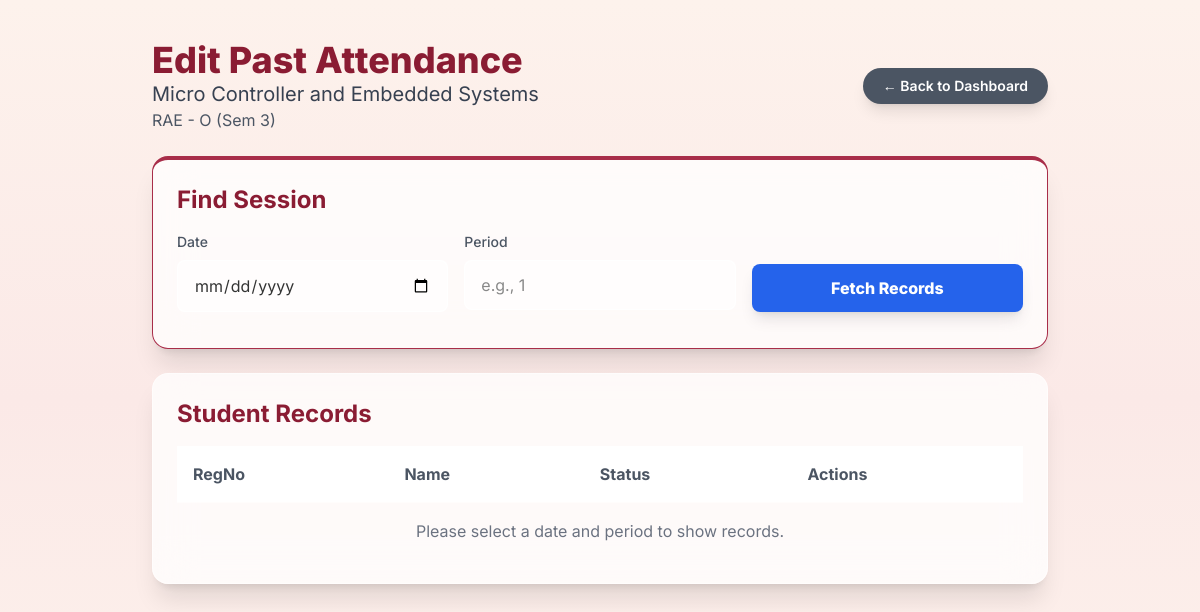
The app's page /edit_attendance/1 (signed in) with its own data.
### app.py (models this page shows)
class Class(db.Model):
    id = db.Column(db.Integer, primary_key=True)
    branch = db.Column(db.String(80), nullable=False)
    section = db.Column(db.String(10), nullable=False)
    sem = db.Column(db.Integer, nullable=False)
    strength = db.Column(db.Integer, nullable=False)
    subject_code = db.Column(db.String(20), nullable=False)
    subject_title = db.Column(db.String(120), nullable=False)
    teacher_id = db.Column(db.Integer, db.ForeignKey('teacher.id'), nullable=False)
    students = db.relationship('Student', backref='class_obj', lazy=True, cascade="all, delete-orphan")
    reports = db.relationship('AttendanceReport', backref='class_obj', lazy=True, cascade="all, delete-orphan")

### app.py (the view)
@app.route('/edit_attendance/<int:class_id>')
@login_required
def edit_attendance(class_id):
    if session.get('user_role') != 'teacher':
        return redirect(url_for('index'))
    selected_class = db.get_or_404(Class, class_id)
    if selected_class.teacher_id != current_user.id:
        flash('You do not have permission to view this class.', 'error')
        return redirect(url_for('class_selection'))
    return render_template('edit_attendance.html', selected_class=selected_class)

### app.py (called while the page is built)
@login_manager.user_loader
def load_user(user_id):
    role = session.get('user_role')
    if role == 'teacher': return db.session.get(Teacher, int(user_id))
    elif role == 'student': return db.session.get(Student, int(user_id))
    elif role == 'advisor': return db.session.get(ClassAdvisor, int(user_id))
    return None

### templates/edit_attendance.html (shortened to what this page needs)
<!DOCTYPE html>
<html lang="en">
<head>
    <script src="https://cdn.tailwindcss.com"></script>
</head>
<body class="p-4 md:p-10 text-gray-800">
    <div class="app-container max-w-4xl mx-auto">
        <header class="flex justify-between items-center mb-6">
            <div>
                <h1 class="text-4xl font-extrabold text-[#8A1C33]">Edit Past Attendance</h1>
                <p class="text-xl text-gray-700">{{ selected_class.subject_title }}</p>
                <p class="text-gray-600">{{ selected_class.branch }} - {{ selected_class.section }} (Sem {{ selected_class.sem }})</p>
            </div>
            <a href="{{ url_for('home', class_id=selected_class.id) }}" class="btn-animate bg-gray-600 text-white text-sm font-semibold px-5 py-2 rounded-full shadow-lg hover:bg-gray-700">
                ← Back to Dashboard
            </a>
        </header>
        <div class="glass-card p-6 rounded-2xl shadow-xl mb-6 border-t-4 border-[#A82D49]">
            <h2 class="text-2xl font-bold text-[#8A1C33] mb-4">Find Session</h2>
            <div class="grid grid-cols-1 md:grid-cols-3 gap-4">
                <div>
                    <label for="report-date" class="block text-sm font-medium text-gray-600 mb-2">Date</label>
                    <input type="date" id="report-date" class="w-full px-4 py-3 form-input rounded-lg">
                </div>
                <div>
                    <label for="report-period" class="block text-sm font-medium text-gray-600 mb-2">Period</label>
                    <input type="text" id="report-period" placeholder="e.g., 1" class="w-full px-4 py-3 form-input rounded-lg">
                </div>
                <div class="md:self-end">
                    <button id="fetch-records-btn" class="w-full py-3 bg-blue-600 hover:bg-blue-700 text-white font-extrabold rounded-lg shadow-lg btn-animate">
                        Fetch Records
                    </button>
                </div>
            </div>
        </div>
        <div class="glass-card p-6 rounded-2xl shadow-xl">
            <h2 class="text-2xl font-bold text-[#8A1C33] mb-4">Student Records</h2>
            <div class="overflow-x-auto max-h-[600px] overflow-y-auto table-sticky">
                <table class="w-full text-left">
                    <thead>
                        <tr class="text-gray-600 border-b border-white/50">
                            <th class="p-4">RegNo</th>
                            <th class="p-4">Name</th>
                            <th class="p-4">Status</th>
                            <th class="p-4">Actions</th>
                        </tr>
                    </thead>
                    <tbody id="records-table-body" class="divide-y divide-white/30">
                        <tr>
                            <td colspan="4" class="p-4 text-center text-gray-500">Please select a date and period to show records.</td>
                        </tr>
                    </tbody>
                </table>
            </div>
        </div>
    </div>
</body>
</html>

### templates/edit_attendance.html (style rules this page uses)
body { font-family: 'Inter', sans-serif; background: linear-gradient(180deg, #fdf2ec, #fbe9e7, #fdf2ec); min-height: 100vh; color: #333; transition: background 0.5s ease-in-out; }
.btn-animate { transition: all 0.3s cubic-bezier(0.4, 0, 0.2, 1); }
.glass-card { background: rgba(255, 255, 255, 0.75); backdrop-filter: blur(20px); border: 1px solid rgba(255, 255, 255, 0.5); box-shadow: 0 10px 30px rgba(0, 0, 0, 0.12); }
.form-input { background: rgba(255, 255, 255, 0.6); border: 1px solid rgba(255, 255, 255, 0.9); color: #333; }
.form-input::placeholder { color: #888; }
.table-sticky thead th, thead.sticky th { position: sticky; top: 0; background: rgba(255, 255, 255, 0.95); z-index: 10; box-shadow: 0 2px 4px -1px rgba(0,0,0,0.05); }

### records on screen
Class: subject_title "Micro Controller and Embedded Systems", branch "RAE", section "O", sem "3"
